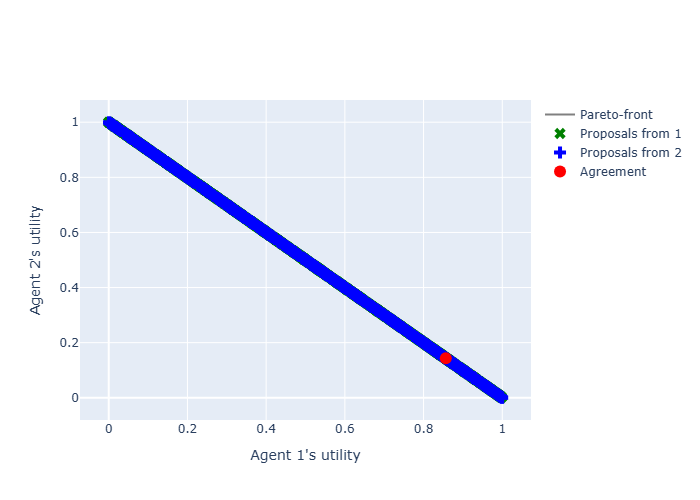

Reproduce this figure in Python.
# ルビンシュタイン交渉プロトコルを作ってみよう！
"""
2人の交渉者がそれぞれ自身の効用を最大化する合意を見つけようとする
両エージェントの効用関数が共通知識である完全情報ゲーム
潜在的な合意の効用を時間と共に減少させる割引メカニズムが存在　←　これはそれぞれで違うが互いに既知
今回のチュートリアルでは指数割引の場合に着目
    tは交渉ラウンドの番号
    δ_iは交渉者iにおける割引係数
合意の初期効用が，その合意においてエージェントに割り当てられた値である場合に焦点を当てる　←　ここピンと来てない
"""

from negmas.mechanisms import Mechanism, MechanismStepResult, MechanismState

from negmas import (
    make_issue,
)

from negmas.outcomes import Outcome

from negmas.preferences import Preferences
from negmas.preferences import UtilityFunction, LinearUtilityFunction, ExpDiscountedUFun
from negmas.negotiators import Negotiator, PolyAspiration

import random
import numpy as np
from typing import Optional, Tuple, List
from abc import ABC, abstractmethod # Abstract Base Class モジュール　抽象クラスの実装に使用
from scipy.optimize import minimize
from collections import namedtuple

import plotly.graph_objects as go
from plotly.subplots import make_subplots
from attr import define
from dataclasses import field

@define
class RubinsteinMechanismState(MechanismState):
    discounts: list[float] = field(default_factory=list)

# 指数割引に着目して，単純化されたルビンシュタインメカニズム
class RubinsteinMechanism(Mechanism):
    def __init__(self, extended=False, **kwargs):
        kwargs.update(
            dict(
                issues=[
                    make_issue(values=(0.0, 1.0), name="first"),
                    make_issue(values=(0.0, 1.0), name="second"),
                ],
                max_n_negotiators=2,
                dynamic_entry=False,
                initial_state=RubinsteinMechanismState(),
            )
        )
        super().__init__(**kwargs)
        self.add_requirements(dict(propose=True, set_index=True))
        self.state.discounts = []
        self.proposals = []
        self.extended = extended

    def add(
            self, negotiator: Negotiator, discount: float = 0.95, **kwargs
    ) -> Optional[bool]:
        weights = [1,0] if len(self.negotiators) == 0 else [0, 1]
        ufun = ExpDiscountedUFun(
            LinearUtilityFunction(weights, outcome_space=self.outcome_space),
            outcome_space=self.outcome_space,
            discount=discount,
        )
        added = super().add(negotiator, ufun=ufun, role=None, **kwargs)
        if added:
            self.state.discounts.append(discount)

    # メカニズムの1ラウンド
    def __call__(self, state, action=None) -> MechanismStepResult:
        if state.step == 0:
            if len(self.negotiators) != 2:
                state.error = (True,)
                state.error_details = (f"Got {len(self.negotiators)} negotiators!!",)
                state.broken = (True,)
                return MechanismStepResult(state=state)
            for i, n in enumerate(self.negotiators):
                n.set_index(i)
        outcomes = list(n.propose(self.state) for n in self.negotiators)
        self.proposals.append(outcomes)

        # outcomesの中にNoneがあるか　一つでもNoneがあればifのなかに入る
        if any(o is None for o in outcomes):
            state.broken = True
            return MechanismStepResult(state=state)
        
        if sum(outcomes[0]) <= 1+1e-3:

            """
            なんか本来のルビンシュタインモデルに追加してる拡張機能らしい
            本来の交渉モデルだと交渉時間が無限長になり得るから，少し緩めの交渉終了条件にしてるらしい
            具体的には
            交互提案 → 同時提案に変更
            同時提案されたものをお互いに比較する
            相手の提案が自分の提案より良いものだった場合，その時点で承諾
            お互いが承諾したらそこで合意
            """
            if self.extended:
                if (
                    outcomes[0][0] <= outcomes[1][0] + 1e-5
                    and outcomes[1][1] <= outcomes[0][1] + 1e-5
                ):
                    # 相手の提案と自分の提案で小さいほうを合意案とする
                    # 基本は相手の提案を下回る自分の提案（outcomes[0][0]，outcomes[1][1]）を採用することになる
                    # 小さいほうの採用だから，資源の余りが発生しうる　なので　パレート最適解になるかは運次第かなぁ
                    state.agreement = (
                        min(outcomes[0][0], outcomes[1][0]),
                        min(outcomes[0][1], outcomes[1][1]),
                    )
                    return MechanismStepResult(state=state)
            
            # 拡張機能を使わないバージョン
            # 2つの交渉者がほぼ同じ提案をした場合に合意がなされる
            # 元のルビンシュタインモデルを再現した形
            # 合意形成までめちゃくちゃ時間かかるっぽい
            elif max(abs(outcomes[0][i] - outcomes[1][i]) for i in range(2)) < 1e-3:
                state.agreement = tuple(
                    0.5 * (outcomes[0][i] + outcomes[1][i]) for i in range(2)
                )
                return MechanismStepResult(state=state)
            return MechanismStepResult(state=state)

class RubinsteinNegotiator(Negotiator):
    def __init__(self, *args, **kwargs):
        super().__init__(*args, **kwargs)
        self.add_capabilities(dict(propose=True, set_index=True))
        self.my_index = -1

    def set_index(self, indx: int) -> None:
        self.my_index = indx

    # 0~1の範囲内の2つの値をタプルとした解を提案とする
    @abstractmethod
    def propose(
        self, state: RubinsteinMechanismState, dest: str | None = None
    ) -> Outcome:
        """ あああああ """

class RandomRubinsteinNegotiator(RubinsteinNegotiator):
    def propose(
            self, state: RubinsteinMechanismState, dest: str | None = None
    ) -> Outcome:
        if self.ufun((1.0, 1.0)) < 0.0:
            return None
        r = random.random()
        return r, 1-r

# 追加1 ルビンシュタインモデルにおける最適な交渉者の実装 交渉の実施
class OptimalRubinsteinNegotiator(RubinsteinNegotiator):
    def propose(
            self, state: RubinsteinMechanismState, dest: str | None = None
    ) -> Outcome:
        first = (1 - state.discounts[1])/ (1 - state.discounts[1] * state.discounts[0])
        return first, 1 - first

# 追加2 他のエージェントの情報を使用しない交渉者　締め切り時間が近づくと譲歩
class AspirationRubinsteinNegotiator(RubinsteinNegotiator):
    def __init__(self, *args,  aspiration_type="linear", max_aspiration=1.0,**kwargs):
        super().__init__(*args, **kwargs)
        self._asp = PolyAspiration(max_aspiration, aspiration_type)
    
    def propose(
            self, state: RubinsteinMechanismState, dest: str | None = None
    ) -> Outcome:
        if self.ufun((1.0, 1.0)) < 0.0:
            return None
        r = self._asp.utility_at(state.relative_time)
        return (r, 1.0 - r) if self.my_index == 0 else (1.0 - r, r)

def plot_a_run(mechanism: RubinsteinMechanism) -> None:
    result = mechanism.state
    x = np.linspace(0.0, 1.0, 101, endpoint=True)
    first = np.array([_[0] for _ in mechanism.proposals])
    second = np.array([_[1] for _ in mechanism.proposals])

    fig = go.Figure()
    fig.add_trace(
        go.Scatter(
            x=x, y=1-x, mode="lines", line=dict(color="gray"), name="Pareto-front"
        )
    )

    fig.add_trace(
        go.Scatter(
            x=first[:, 0],
            y=first[:, 1],
            mode="markers",
            marker=dict(symbol="x", color="green", size=5),
            name="Proposals from 1",
        )
    )
    fig.add_trace(
        go.Scatter(
            x=second[:, 0],
            y=second[:, 1],
            mode="markers",
            marker=dict(symbol="cross", color="blue", size=5),
            name="Proposals from 2",
        )
    )
    if result.agreement is not None:
        fig.add_trace(
            go.Scatter(
                x=[result.agreement[0]],
                y=[result.agreement[1]],
                mode="markers",
                marker=dict(symbol="circle", color="red", size=6),
                name="Agreement",
            )
        )
    fig.update_layout(xaxis_title="Agent 1's utility", yaxis_title="Agent 2's utility")

    fig.write_image("TutorialNewMechanismRubinstein_8.png")

# mechanism = RubinsteinMechanism()
# mechanism.add(RandomRubinsteinNegotiator(), discount=0.75)
# mechanism.add(RandomRubinsteinNegotiator(), discount=0.75)
# print(f"Agree to: {mechanism.run().agreement} after {mechanism.current_step} steps")
# plot_a_run(mechanism)

# 追加1 ルビンシュタインモデルにおける最適な交渉者の実装 交渉の実施
# mechanism = RubinsteinMechanism()
# mechanism.add(OptimalRubinsteinNegotiator())
# mechanism.add(OptimalRubinsteinNegotiator())
# print(f"Agree to: {mechanism.run().agreement} after {mechanism.current_step} steps")
# plot_a_run(mechanism)

# 追加2 他のエージェントの情報を使用しない交渉者　締め切り時間が近づくと譲歩
# mechanism = RubinsteinMechanism(n_steps=100)
# mechanism.add(AspirationRubinsteinNegotiator())
# mechanism.add(AspirationRubinsteinNegotiator())
# result = mechanism.run()
# print(f"Agree to: {result.agreement} after {mechanism.current_step} steps")
# plot_a_run(mechanism)

# 変更3 拡張機能をオンにしてみる 　そして最初の交渉者がconceder（譲歩者）であった場合を見てみよう
# mechanism = RubinsteinMechanism(n_steps=100, extended=True)
# mechanism.add(AspirationRubinsteinNegotiator(aspiration_type="conceder"))
# mechanism.add(AspirationRubinsteinNegotiator())
# result = mechanism.run()
# print(f"Agree to: {result.agreement} after {mechanism.current_step} steps")
# plot_a_run(mechanism)

# 変更4 最初の交渉者がboulware戦略（期限に向けてゆっくり譲歩する戦略）の場合も見てみよう
# mechanism = RubinsteinMechanism(n_steps=100, extended=True)
# mechanism.add(AspirationRubinsteinNegotiator(aspiration_type="boulware"))
# mechanism.add(AspirationRubinsteinNegotiator())
# result = mechanism.run()
# print(f"Agree to: {result.agreement} after {mechanism.current_step} steps")
# plot_a_run(mechanism)

# 変更5 両方の交渉者をboulwareにしてみると？
# mechanism = RubinsteinMechanism(n_steps=100, extended=True)
# mechanism.add(AspirationRubinsteinNegotiator(aspiration_type="boulware"))
# mechanism.add(AspirationRubinsteinNegotiator(aspiration_type="boulware"))
# print(f"Agreed to: {mechanism.run().agreement} in {mechanism.current_step} steps")
# plot_a_run(mechanism)

# 変更6 2者の割引率が異なっていたら？
# mechanism = RubinsteinMechanism()
# mechanism.add(OptimalRubinsteinNegotiator(), discount=0.95)
# mechanism.add(OptimalRubinsteinNegotiator(), discount=0.9)
# print(f"Agreed to: {mechanism.run().agreement} in {mechanism.current_step} steps")
# plot_a_run(mechanism)

# 変更7 boulware戦略に割引率を試してみたら？
mechanism = RubinsteinMechanism(n_steps=100, extended=True)
mechanism.add(AspirationRubinsteinNegotiator(aspiration_type="boulware"), discount=0.95)
mechanism.add(AspirationRubinsteinNegotiator(aspiration_type="boulware"), discount=0.9)
print(f"Agreed to: {mechanism.run().agreement} in {mechanism.current_step} steps")
plot_a_run(mechanism)
"""
形だけ見るとナッシュ交渉ゲームに似てる．違いは以下の通り
1. add()関数で，指数関数的に割引された効用関数を交渉者は受け取る
2. discount(割引率)を与えられるよう，stateを拡張
3. 交渉者におけるpropose()はRubinsteinMechanismStateタイプのstateを受け取れるようにする
4. 各ラウンドで全ての交渉担当者が結果を提案，両方の提案が実現可能(合計が1.0以下)かつほぼ等しい場合にのみ交渉は成功裏に終了
"""

"""
追加1 ルビンシュタインモデルにおける最適な交渉者の実装 交渉の実施
ルービンシュタインが提唱した，1ラウンドでの均衡解に関する式をもとに提案する交渉者を追加
同じ割引率でも先に交渉を始めたほうが有利になる
大体想像通りの結果に
Agree to: (0.5128205128205131, 0.4871794871794869) after 1 steps
"""

"""
追加2 他のエージェントの情報を使用しない交渉者　締め切り時間が近づくと譲歩
解が合意に至りませんでした
Agree to: None after 100 steps
全く同じ提案にはなかなか至りませんよねそれは
"""

"""
変更3 拡張機能をオンにしてみる そして最初の交渉者がconceder（譲歩者）であった場合を見てみよう
合意は交渉者2に有利に働いた
Agree to: (0.27438013387778515, 0.7227722772277227) after 28 steps
交渉者1が譲歩しやすい人らしいから予想通りの結果と言える
"""

"""
変更4 最初の交渉者がboulware戦略（期限に向けてゆっくり譲歩する戦略）の場合も見てみよう
合意は交渉者1に有利に働いた
Agree to: (0.7118348986565985, 0.26732673267326734) after 74 steps
交渉者1があんまり譲歩しないから予想通りの結果と言える
"""

"""
変更5 両方の交渉者をboulwareにしてみると？
お互いが全く同じ均衡状態に
Agreed to: (0.498362254052817, 0.498362254052817) in 85 steps
"""

"""
変更6 2者の割引率が異なっていたら？
割引率が低いほうが不利 元の式的に当たり前の話ではある
Agreed to: (0.6896551724137928, 0.3103448275862072) in 1 steps
"""

"""
変更7 boulware戦略に割引率を試してみたら？
変更5で両方をboulwareにしたときと変わらずである　まあ，AspirationRubinsteinNegotiator()内でdiscountの処理を何もしてないから当たり前だよね！！！
Agreed to: (0.498362254052817, 0.498362254052817) in 85 steps

ということで本日は寝る
"""
